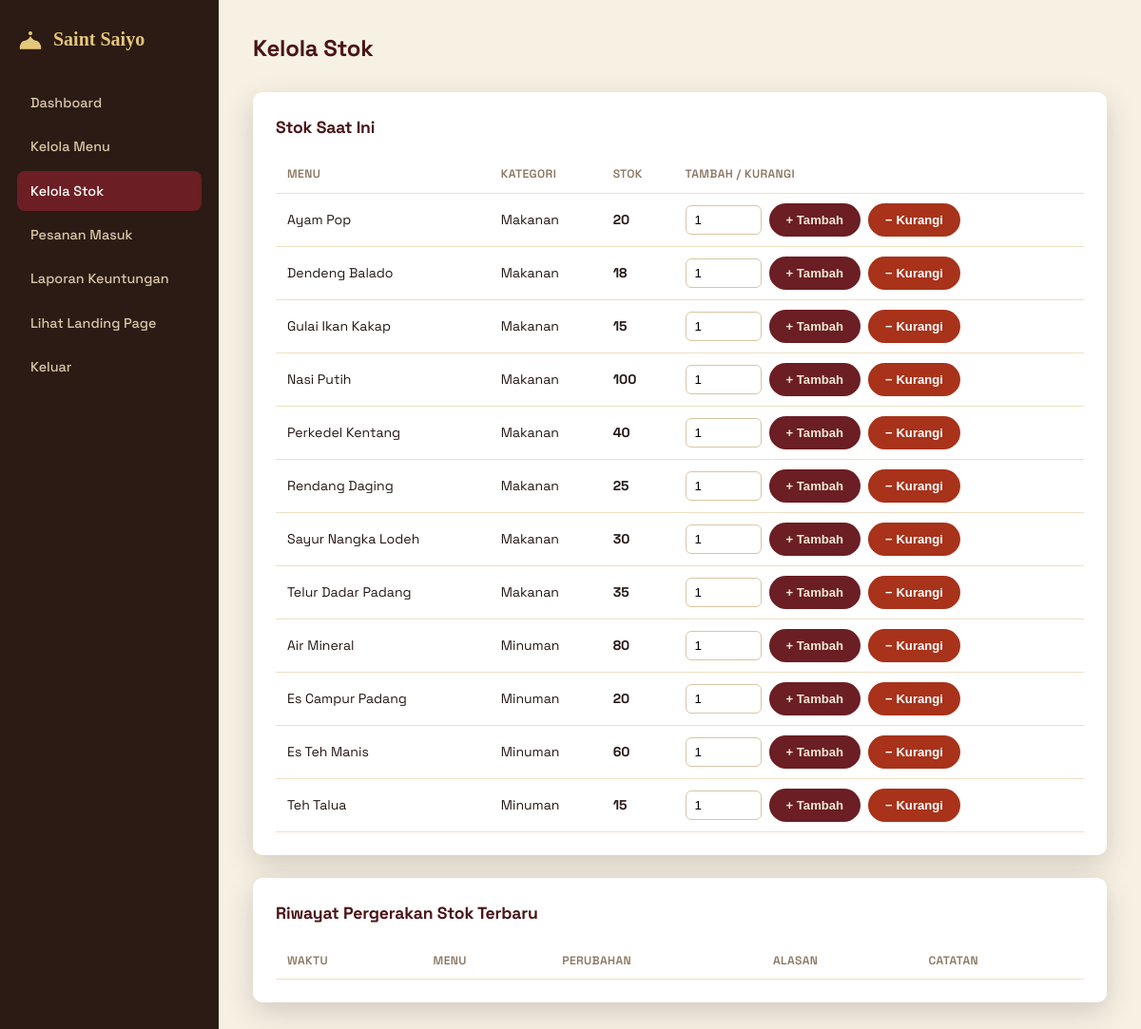
/admin/stock.php (signed in), run on the app's committed database.
### tables this page shows
CREATE TABLE products (
  id INT AUTO_INCREMENT PRIMARY KEY,
  name VARCHAR(120) NOT NULL,
  category ENUM('makanan','minuman') NOT NULL,
  subcategory VARCHAR(40) DEFAULT NULL,
  badge VARCHAR(20) DEFAULT NULL,
  price INT NOT NULL,
  cost_price INT NOT NULL DEFAULT 0,    
  stock INT NOT NULL DEFAULT 0,
  description VARCHAR(255) DEFAULT '',
  image_url VARCHAR(255) DEFAULT '',
  is_active TINYINT(1) NOT NULL DEFAULT 1,
  created_at DATETIME DEFAULT CURRENT_TIMESTAMP
);

### includes/functions.php (called while the page is built, shortened)
<?php
function asset_url($path) {
    $full = __DIR__ . '/../' . ltrim($path, '/');
    $v = file_exists($full) ? filemtime($full) : time();
    return base_url($path) . '?v=' . $v;
}
function base_url($path = '') {
    return '/rmpadang/' . ltrim($path, '/');
}

### admin/stock.php (the view, shortened to what this page needs)
<?php
require_once __DIR__ . '/../includes/functions.php';
require_once __DIR__ . '/../includes/partials.php';
$products = $pdo->query("SELECT * FROM products ORDER BY category, name")->fetchAll();
?>
<!DOCTYPE html>
<html lang="id">
<head>
<link rel="stylesheet" href="<?= asset_url('assets/css/style.css') ?>">
</head>
<body>
<div class="dash">
    <div class="dash-main">
        <div class="dash-header"><h1>Kelola Stok</h1></div>
        <div class="panel">
            <h2>Stok Saat Ini</h2>
            <table>
                <thead><tr><th>Menu</th><th>Kategori</th><th>Stok</th><th>Tambah / Kurangi</th></tr></thead>
                <tbody>
                <?php foreach ($products as $p): ?>
                <tr>
                    <td><?= htmlspecialchars($p['name']) ?></td>
                    <td><?= ucfirst($p['category']) ?></td>
                    <td><strong><?= $p['stock'] ?></strong></td>
                    <td>
                        <form method="post" class="form-inline">
                            <input type="number" name="qty" min="1" value="1" required>
                            <button class="btn btn-sm btn-maroon" name="action" value="add" type="submit">+ Tambah</button>
                            <button class="btn btn-sm btn-chili" name="action" value="reduce" type="submit">&minus; Kurangi</button>
                        </form>
                    </td>
                </tr>
                <?php endforeach; ?>
                </tbody>
            </table>
        </div>
        <div class="panel">
            <h2>Riwayat Pergerakan Stok Terbaru</h2>
            <table>
                <thead><tr><th>Waktu</th><th>Menu</th><th>Perubahan</th><th>Alasan</th><th>Catatan</th></tr></thead>
            </table>
        </div>
    </div>
</div>
</body>
</html>

### assets/css/style.css (style rules this page uses)
:root { --maroon: #6B1E23; --maroon-dark: #4A1418; --wood: #2B1B14; --gold: #C89B3C; --gold-soft: #E4C77A; --cream: #F3E8D4; --chili: #A8321A; --sage: #55693F; --ink: #241713; --radius: 10px; --shadow: 0 10px 30px rgba(43,27,20,.18); }
* { box-sizing:border-box; }
html { scroll-behavior:smooth; }
body { margin:0; background:var(--cream); color:var(--ink); font-family:'Space Grotesk',sans-serif; line-height:1.55; }
h1,h2,h3,.display { font-family:'Space Grotesk',sans-serif; font-weight:700; color:var(--maroon-dark); margin:0 0 .4em; letter-spacing:-0.01em; }
.btn { display:inline-flex; align-items:center; gap:8px; padding:13px 26px; border-radius:999px; font-weight:600; font-size:.95rem; cursor:pointer; border:2px solid transparent; transition:transform .15s ease, box-shadow .15s ease; }
.btn-maroon { background:var(--maroon); color:var(--cream); }
.btn-chili { background:var(--chili); color:#fff; }
.btn-sm { padding:8px 16px; font-size:.82rem; }
.dash { display:grid; grid-template-columns:230px 1fr; min-height:100vh; background:#F7F1E4; }
.dash-main { padding:32px 36px; }
.dash-header { display:flex; justify-content:space-between; align-items:center; margin-bottom:28px; }
.dash-header h1 { font-size:1.5rem; margin:0; }
.panel { background:#fff; border-radius:var(--radius); padding:24px; box-shadow:var(--shadow); margin-bottom:24px; }
.panel h2 { font-size:1.1rem; margin-bottom:16px; }
table { width:100%; border-collapse:collapse; font-size:.88rem; }
th,td { padding:10px 12px; text-align:left; border-bottom:1px solid #EEE0C4; }
th { color:#8a7761; font-weight:600; font-size:.76rem; text-transform:uppercase; letter-spacing:.03em; }
.form-inline { display:flex; gap:8px; align-items:center; }
.form-inline input { width:80px; padding:7px 9px; border-radius:6px; border:1.5px solid #d8c6a5; }

### data on the page
products: name "Ayam Pop", category "Makanan", stock "20"
products: name "Dendeng Balado", category "Makanan", stock "18"
products: name "Gulai Ikan Kakap", category "Makanan", stock "15"
products: name "Nasi Putih", category "Makanan", stock "100"
products: name "Perkedel Kentang", category "Makanan", stock "40"
products: name "Rendang Daging", category "Makanan", stock "25"
products: name "Sayur Nangka Lodeh", category "Makanan", stock "30"
products: name "Telur Dadar Padang", category "Makanan", stock "35"
products: name "Air Mineral", category "Minuman", stock "80"
products: name "Es Campur Padang", category "Minuman", stock "20"
products: name "Es Teh Manis", category "Minuman", stock "60"
products: name "Teh Talua", category "Minuman", stock "15"

### other printed values
$l['label'] "Dashboard"
$l['label'] "Kelola Menu"
$l['label'] "Kelola Stok"
$l['label'] "Pesanan Masuk"
$l['label'] "Laporan Keuntungan"
